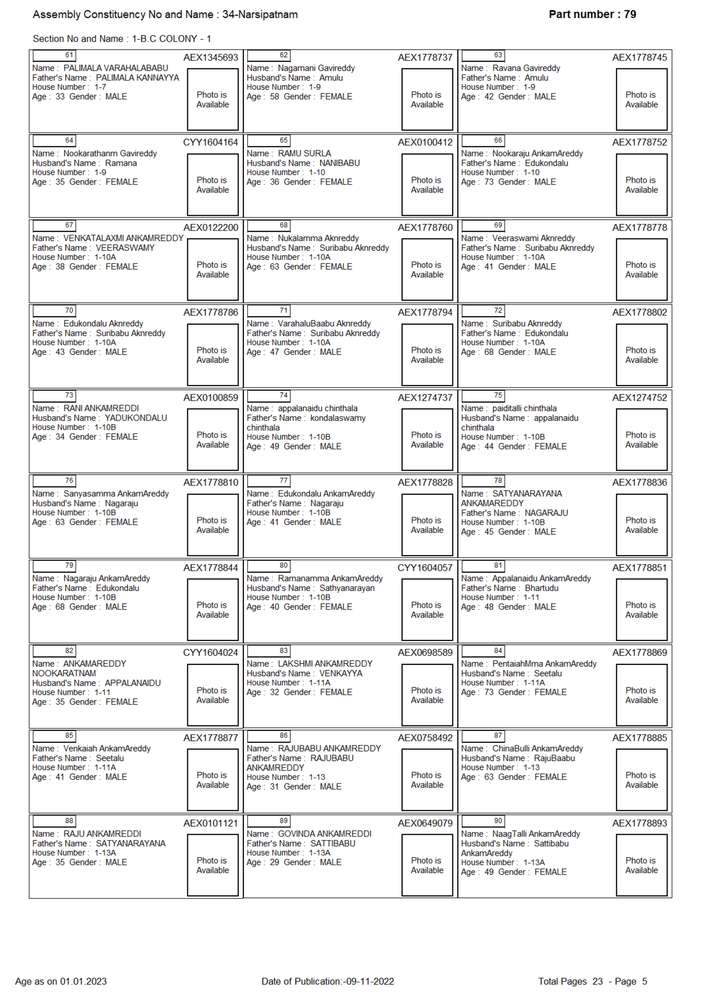
#> input picture nspc-voters-project/page_1.png, 706 x 999 px, shrunk from 2480 x 3509 before the run, given in place of page_1.jpg, which was not available
$ jupyter execute --allow-errors pdf-extracter.ipynb
#> lines starting #> are read from the running program, lines starting #| are printed output that depends on the picture; after the words box and inside, x2 and y2 are one past the last pixel; in counts of white or black regions, pixels touching at a corner belong together; pictures that were not available may be replaced by others from this repository, and a replacement may not be noted
#> (a cell that did not finish here is left out)

[cell 2]
# %pip install pdf2image pytesseract
# %pip install pandas

from pdf2image import convert_from_path
import pytesseract

pytesseract.pytesseract.tesseract_cmd = "C:\\Program Files\\Tesseract-OCR\\tesseract.exe"

def ocr_extract_text(pdf_path):
    # Convert PDF pages to images
    pages = convert_from_path(pdf_path, dpi=300, poppler_path= "C:\\Users\\chsat\\Documents\\poppler-24.08.0\\Library\\bin")
    # print(pages)
    extracted_pages_text = []

    for i, page_img in enumerate(pages[:3]):
        text = pytesseract.image_to_string(page_img)
        extracted_pages_text.append(text)

        # Optional: Save each page image for verification
        page_img.save(f"page_{i+1}.png", "PNG")

    return extracted_pages_text

[cell 3]
pdf_path = "D:\\Projects\\nspc-voters-project\\input\Anakapalli\\Narsipatnam\\booth_79.pdf"  # Update with your file path
#> (the rest of this cell did not finish here and is left out)

#> (a cell that did not finish here is left out)

[cell 5]
import os

def save_ocr_output(ocr_text_list, output_dir="ocr_text_output"):
    # Create output directory if it doesn't exist
    os.makedirs(output_dir, exist_ok=True)

    for i, page_text in enumerate(ocr_text_list, start=1):
        with open(os.path.join(output_dir, f"page_{i}.txt"), "w", encoding="utf-8") as f:
            f.write(page_text)

    print(f"Saved {len(ocr_text_list)} pages of OCR output in folder: {output_dir}")

#> (a cell that did not finish here is left out)

[cell 7]
import re
import pandas as pd

# Load text
output_dir="ocr_text_output"
# for i, page_text in enumerate(ocr_text_list, start=1):
#         with open(os.path.join(output_dir, f"page_{i}.txt"), "w", encoding="utf-8") as f:
#             f.write(page_text)
#> (the rest of this cell did not finish here and is left out)

[cell 8]
from pdf2image import convert_from_path

#> (the rest of this cell did not finish here and is left out)

[cell 9]
import cv2

# Read the image
image = cv2.imread('page_1.jpg')
#> image is the input picture: shape (999, 706, 3); mean B, G, R 236.1, 236, 236.1
gray = cv2.cvtColor(image, cv2.COLOR_BGR2GRAY)

# Apply adaptive thresholding
threshold_img = cv2.adaptiveThreshold(
    gray, 255, cv2.ADAPTIVE_THRESH_GAUSSIAN_C, cv2.THRESH_BINARY, 11, 2
)
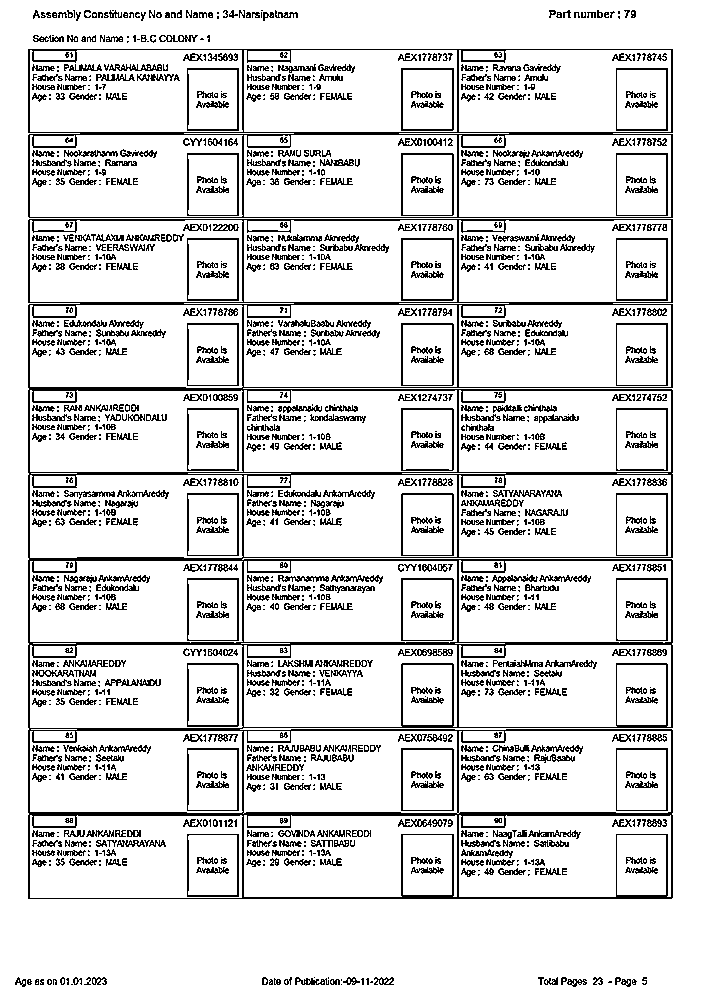
#> threshold_img: shape (999, 706); 85.7% white; black in thin lines or dots

# Optionally, remove noise
processed_img = cv2.medianBlur(threshold_img, 3)
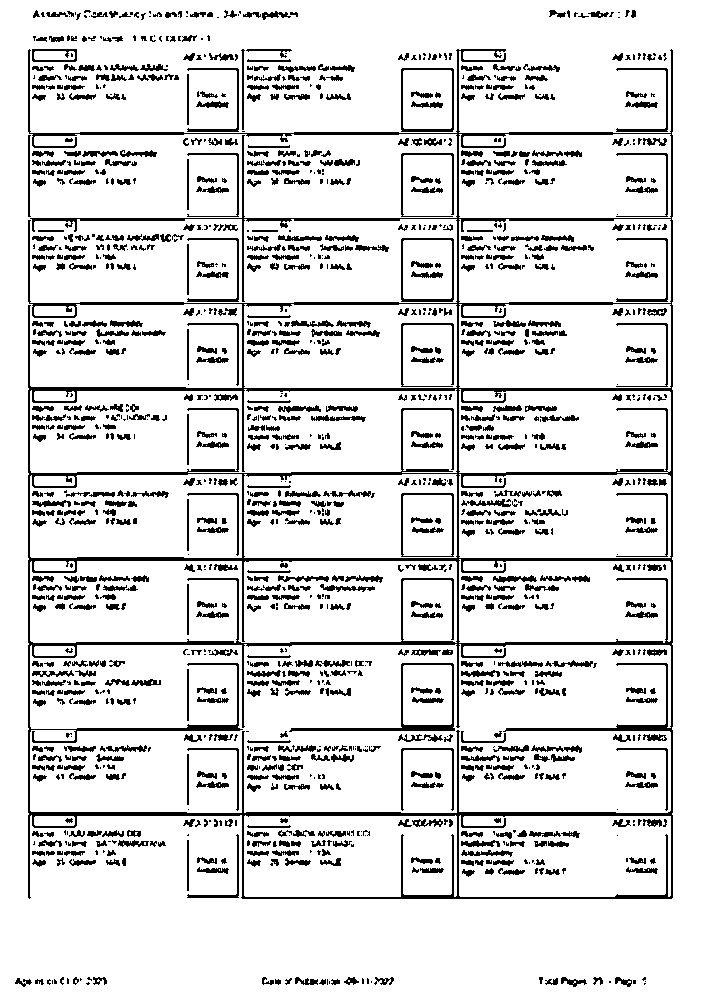
#> processed_img: shape (999, 706); 86.7% white; 1357 black regions (545 under 20 px), largest, box (x1, y1, x2, y2) and area: (28, 49, 673, 899) 28955, (289, 663, 455, 732) 1001, (401, 68, 454, 132) 500

[cell 10]
# Find contours
contours, _ = cv2.findContours(
    processed_img, cv2.RETR_EXTERNAL, cv2.CHAIN_APPROX_SIMPLE
)
#> contours = [[[0, 0], [0, 998], [705, 998], [705, 0]]]

# Draw bounding boxes around contours
for contour in contours:
    x, y, w, h = cv2.boundingRect(contour)
    cv2.rectangle(image, (x, y), (x + w, y + h), (0, 255, 0), 2)  # Draw rectangle
#> this loop made 1 pass
#> (contour, x, y, w, h) on pass 1: ([[0, 0], [0, 998], [705, 998], [705, 0]], 0, 0, 706, 999)
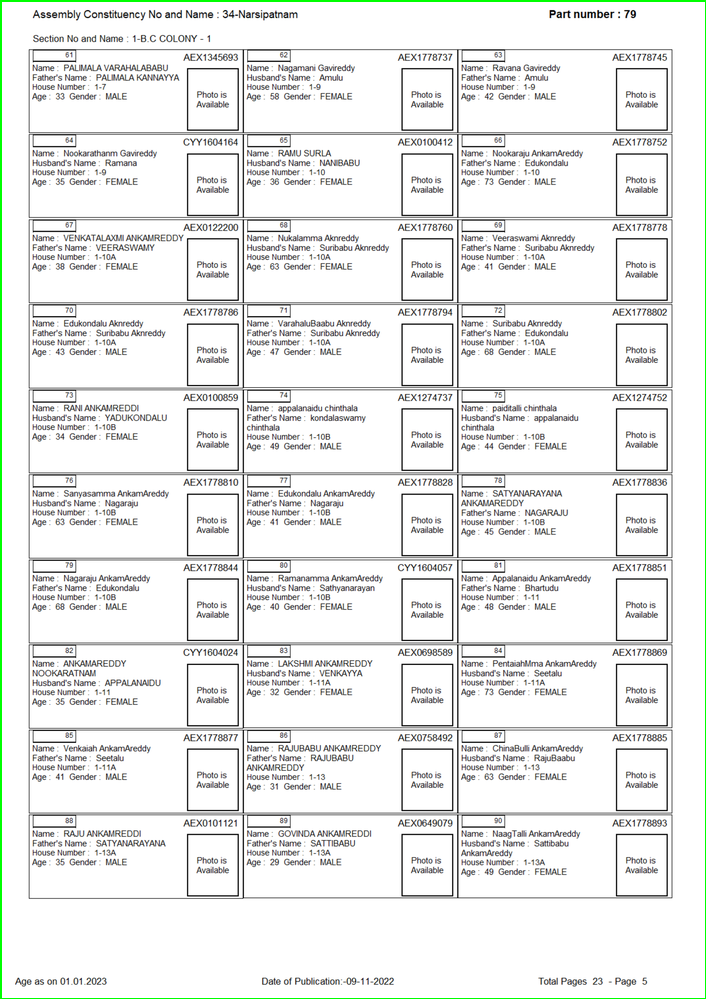
#> image: shape (999, 706, 3); 0.72% of pixels changed, all inside (x1, y1, x2, y2) = (0, 0, 706, 999)

[cell 11]
sub_images = []
for contour in contours:
    x, y, w, h = cv2.boundingRect(contour)
    sub_image = image[y:y+h, x:x+w]  # Crop sub-image
    sub_images.append(sub_image)
    cv2.imwrite(f"sub_image_{x}_{y}.jpg", sub_image)  # Save sub-images
#> after the loop, sub_images = 1 item

[cell 12]
min_width, min_height = 50, 20  # Adjust as needed

filtered_contours = [
    c for c in contours if cv2.boundingRect(c)[2] > min_width and cv2.boundingRect(c)[3] > min_height
]
#> filtered_contours = [[[0, 0], [0, 998], [705, 998], [705, 0]]]

# Process filtered contours only
for contour in filtered_contours:
    x, y, w, h = cv2.boundingRect(contour)
    sub_image = image[y:y+h, x:x+w]
    cv2.imwrite(f"filtered_sub_image_{x}_{y}.jpg", sub_image)
